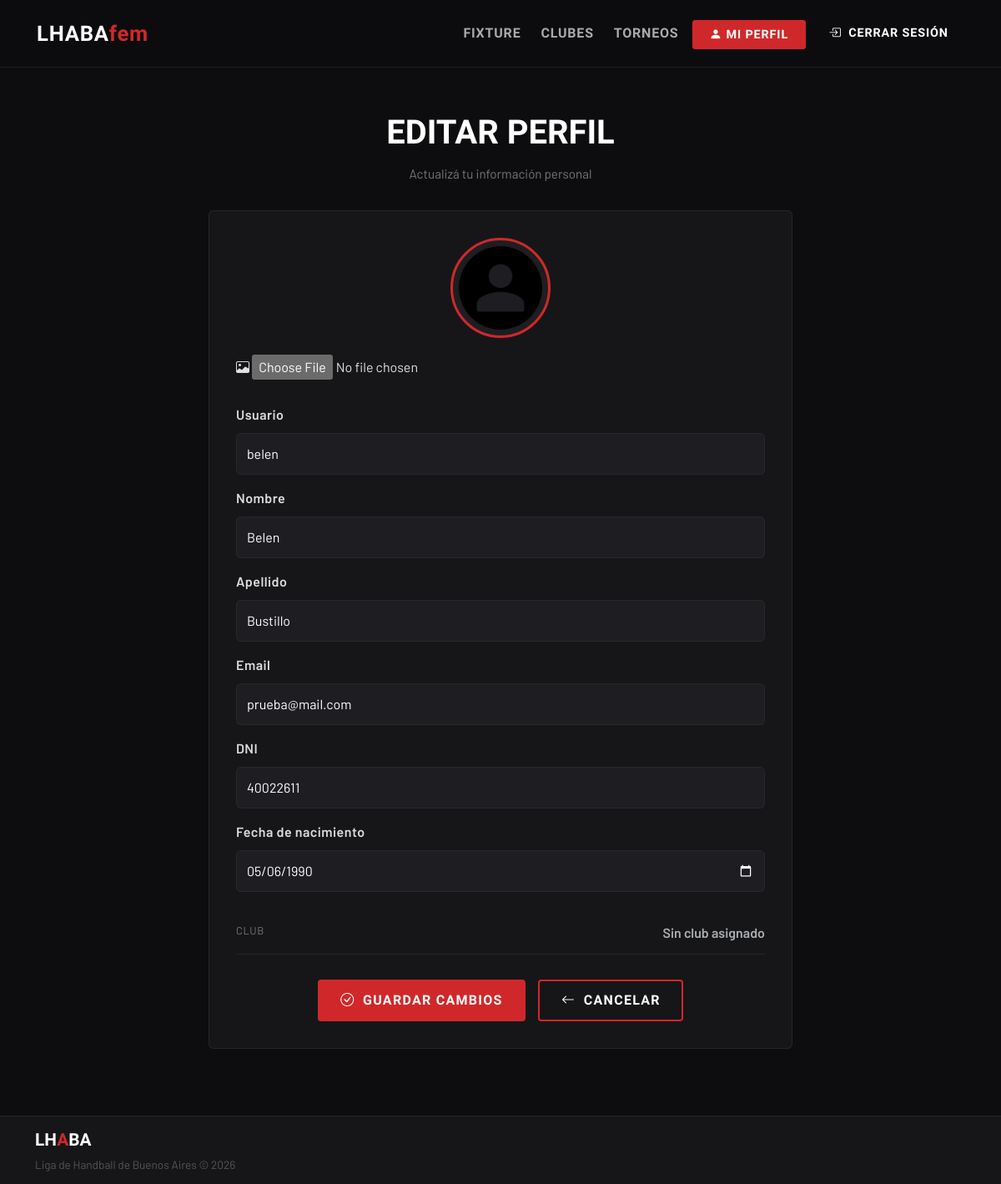
The page /perfil_coordinador/modificar/ (signed in) on the database as committed earlier.
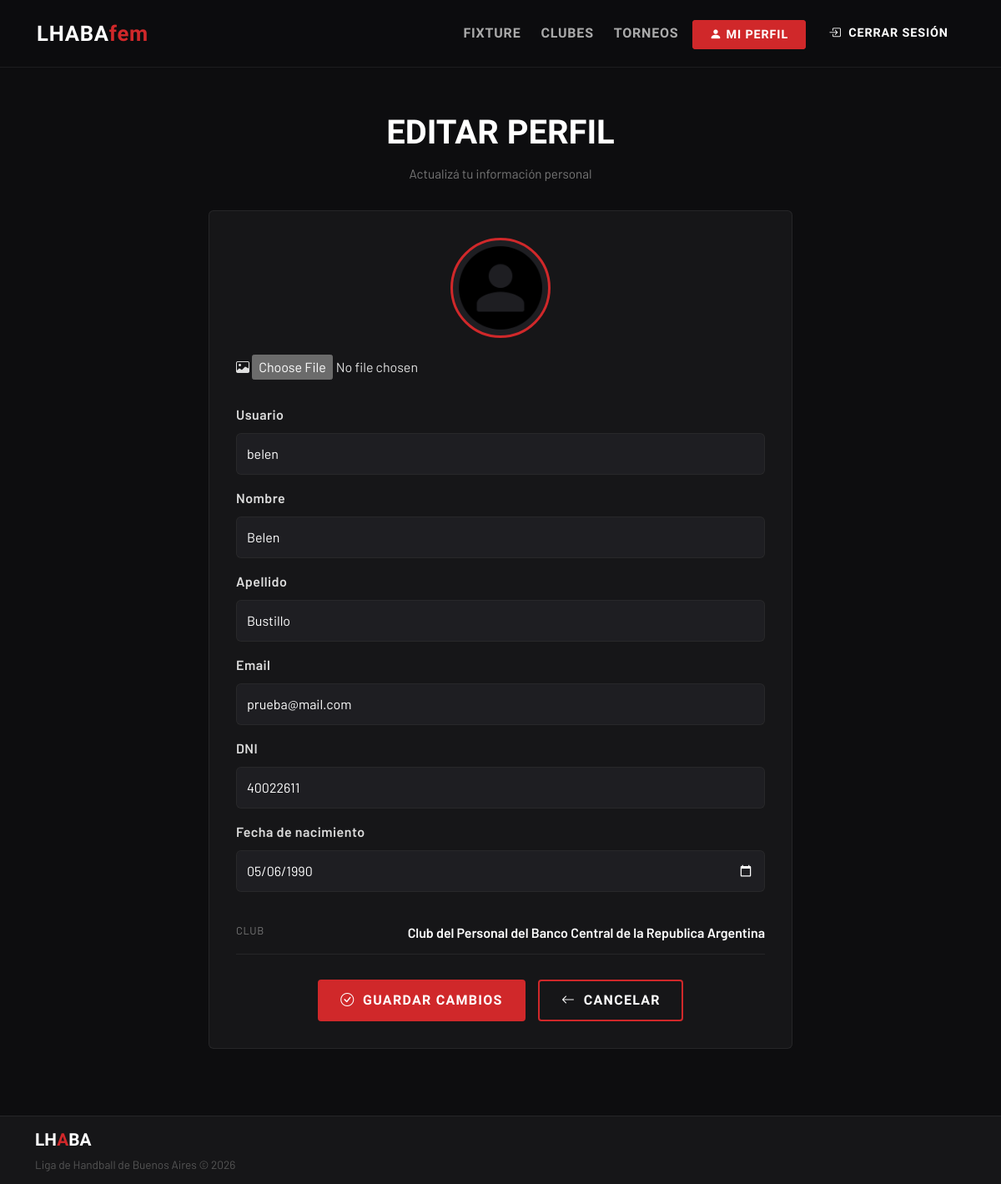
The same page on the database as committed later.
### accounts/models.py (models this page shows, shortened)
class Profile(AbstractUser):
    avatar = models.ImageField(
        upload_to=upload_avatar_path,
        default="default/avatar.png",
        blank=True,
        null=True,
        verbose_name="Avatar"
    )
    fecha_de_nacimiento = models.DateField(null=True)
    dni = models.CharField(max_length=15, unique=True)

### clubes/models.py (models this page shows, shortened)
class ClubesRegistrados(models.Model):
    id = models.AutoField(primary_key=True)
    nombre_siglas = models.CharField(unique=True)
    nombre_completo = models.CharField()
    nombre_corto = models.CharField(max_length=30,null=True)
    localidad = models.CharField()
    email = models.EmailField()
    fecha_ingreso = models.DateField(auto_now_add=True)
    coordinador_deportivo = models.OneToOneField(
        "accounts.Profile",
        on_delete=models.CASCADE,
        null=False,
        blank=False,
        related_name="club"
    )

### accounts/views.py (the view, shortened to what this page needs)
# urls.py: path("perfil_coordinador/modificar/",ProfileChange.as_view(), name="profile_change"),
class ProfileChange(LoginRequiredMixin, UpdateView):
    model = Profile
    form_class = ProfileEditForm
    template_name = "accounts/profile_change.html"
    success_url = reverse_lazy("profile_detail")
    def get_object(self):
        return self.request.user

### accounts/forms.py
class ProfileEditForm(UserChangeForm):
    class Meta:
        model = Profile
        fields = ("avatar","fecha_de_nacimiento","dni","first_name","last_name", "email","password","username")
        widgets = {
            "avatar": forms.ClearableFileInput(attrs={"class": "form-control"}),
            "fecha_de_nacimiento": forms.DateInput(attrs={"class": "form-control","type": "date"}),
            "username": forms.TextInput(attrs={"class": "form-control"}),
            "first_name": forms.TextInput(attrs={"class": "form-control"}),
            "last_name": forms.TextInput(attrs={"class": "form-control"}),
            "dni": forms.TextInput(attrs={"class": "form-control"}),
            "password": forms.PasswordInput(attrs={"class": "form-control"}),
            "email": forms.EmailInput(attrs={"class": "form-control"}),
        }

### accounts/templates/accounts/profile_change.html (shortened to what this page needs)
{% extends 'index.html' %}
{% block princ_content %}
<div class="container-xl profile-edit-container">
  <div class="page-header">
    <div class="page-title">Editar Perfil</div>
    <div class="page-subtitle">
      Actualizá tu información personal
    </div>
  </div>
  <div class="card-detail profile-edit-card">
    <form method="POST" enctype="multipart/form-data">
    <div class="profile-avatar-section">
    <div class="profile-avatar-wrapper">
        <div class="profile-avatar">
            <img src="{{ user.avatar.url }}" alt="Avatar">
        </div>
        <label class="avatar-upload-label">
            <i class="bi bi-image"></i>
            <input
                type="file"
                name="avatar"
                accept="image/*"
            >
        </label>
    </div>
    </div>
      <div class="form-group mb-3">
        <label class="form-label">Usuario</label>
        {{ form.username }}
      </div>
      <div class="form-group mb-3">
        <label class="form-label">Nombre</label>
        {{ form.first_name }}
      </div>
      <div class="form-group mb-3">
        <label class="form-label">Apellido</label>
        {{ form.last_name }}
      </div>
      <div class="form-group mb-3">
        <label class="form-label">Email</label>
        {{ form.email }}
      </div>
      <div class="form-group mb-3">
        <label class="form-label">DNI</label>
        {{ form.dni }}
      </div>
      <div class="form-group mb-4">
        <label class="form-label">Fecha de nacimiento</label>
        {{ form.fecha_de_nacimiento }}
      </div>
      <div class="detail-row">
        <div class="detail-label">Club</div>
        <div class="detail-value">
          {% if user.club %}
            {{ user.club.nombre_completo }}
          {% else %}
            <span class="text-muted">Sin club asignado</span>
          {% endif %}
        </div>
      </div>
      <div class="profile-actions">
        <button type="submit" class="btn-cta btn-cta-primary">
          <i class="bi bi-check-circle"></i>
          Guardar cambios
        </button>
        <a href="{% url 'profile_detail' %}" class="btn-cta btn-cta-outline-red">
          <i class="bi bi-arrow-left"></i>
          Cancelar
        </a>
      </div>
    </form>
  </div>
</div>
{% endblock %}

Rows that differ between the two databases and show on the page:
changed Profile "belen": club.nombre_completo (not shown) → "Club del Personal del Banco Central de la Republica Argentina"
Other text that changed with them:
text no longer shown: "Sin club asignado"
